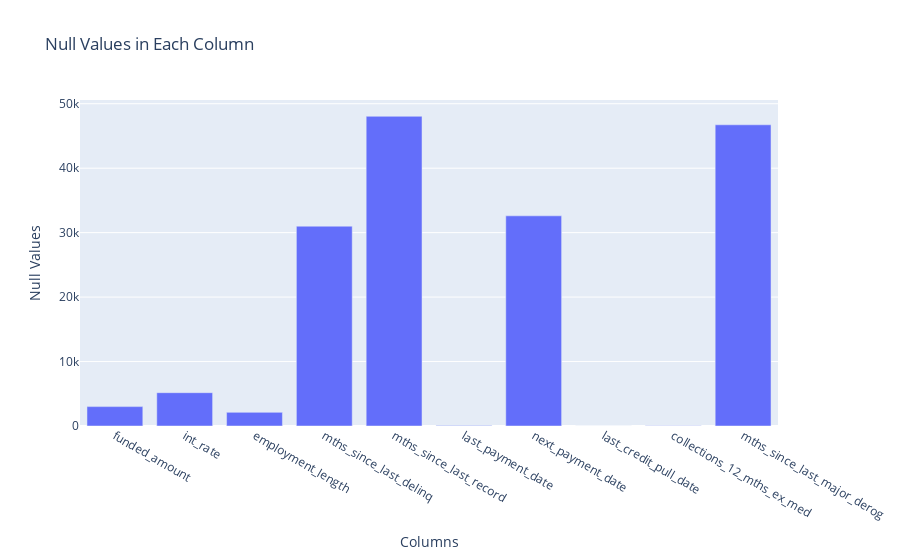

The notebook cell saved with this chart:
### Code cell
plotter_before = Plotter(new_df)
plotter_before.plot_null_values()

### Figure 1 — Plotly figure (JSON) as saved in the notebook; plotly's stock layout.template omitted (floating-point values rounded to 4 significant figures)
{"data": [{"alignmentgroup": "True", "hovertemplate": "Columns=%{x}<br>Null Values=%{y}<extra></extra>", "legendgroup": "", "marker": {"color": "#636efa", "pattern": {"shape": ""}}, "name": "", "offsetgroup": "", "orientation": "v", "showlegend": false, "textposition": "auto", "type": "bar", "x": ["funded_amount", "int_rate", "employment_length", "mths_since_last_delinq", "mths_since_last_record", "last_payment_date", "next_payment_date", "last_credit_pull_date", "collections_12_mths_ex_med", "mths_since_last_major_derog"], "xaxis": "x", "y": [3007, 5169, 2118, 31002, 48050, 73, 32608, 7, 51, 46732], "yaxis": "y"}], "layout": {"barmode": "relative", "legend": {"tracegroupgap": 0}, "title": {"text": "Null Values in Each Column"}, "xaxis": {"anchor": "y", "domain": [0, 1], "title": {"text": "Columns"}}, "yaxis": {"anchor": "x", "domain": [0, 1], "title": {"text": "Null Values"}}}}
